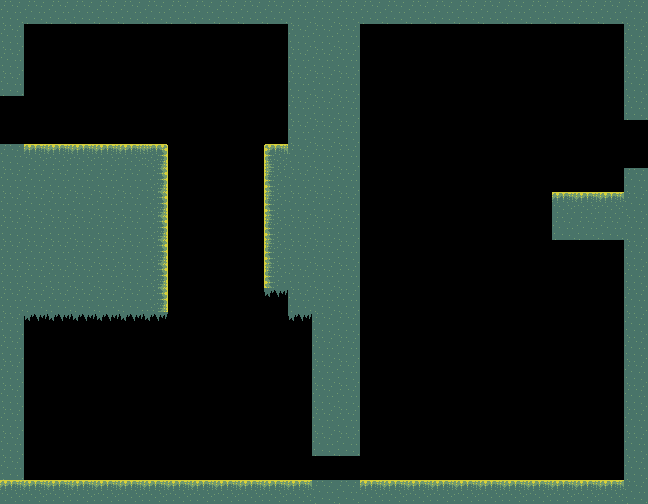

Tiled map render using the project's own tile images. Description and the map definition, with tile-layer contents summarised, below:
An orthogonal 27x21 tile map with 24x24 px tiles, 2 tile layers (Background, Foreground) and 9 objects (3x shroom, player1_start, mail, exit, blue_key, ...).

<map version="1.0" orientation="orthogonal" renderorder="right-down" width="27" height="21" tilewidth="24" tileheight="24" nextobjectid="37">
 <tileset firstgid="1" name="basic" tilewidth="24" tileheight="24" tilecount="168">
  <image source="../images/backgroud.png" width="168" height="576" />
  <tile id="0">
   <properties>
    <property name="type" value="ground" />
   </properties>
  </tile>
  <tile id="1">
   <properties>
    <property name="collide" value="false" />
   </properties>
  </tile>
  <tile id="7">
   <properties>
    <property name="type" value="ground" />
   </properties>
  </tile>
  <tile id="8">
   <properties>
    <property name="type" value="ground" />
   </properties>
  </tile>
  <tile id="12">
   <properties>
    <property name="type" value="climb_left" />
   </properties>
   <objectgroup draworder="index">
    <object id="0" x="0.21759" y="0.65277" width="3.04626" height="22.8469" />
   </objectgroup>
  </tile>
  <tile id="13">
   <properties>
    <property name="type" value="climb-right" />
   </properties>
  </tile>
  <tile id="20">
   <properties>
    <property name="id" value="door" />
   </properties>
  </tile>
  <tile id="24">
   <properties>
    <property name="id" value="larf" />
   </properties>
  </tile>
  <tile id="25">
   <properties>
    <property name="id" value="frogduck" />
   </properties>
  </tile>
  <tile id="27">
   <properties>
    <property name="id" value="shroom" />
   </properties>
  </tile>
  <tile id="30">
   <properties>
    <property name="type" value="mail" />
   </properties>
  </tile>
  <tile id="33">
   <properties>
    <property name="type" value="enterleft" />
   </properties>
  </tile>
  <tile id="37">
   <properties>
    <property name="type" value="player1_start" />
   </properties>
  </tile>
  <tile id="39">
   <properties>
    <property name="type" value="water" />
   </properties>
  </tile>
 </tileset>
 <layer name="Background" width="27" height="21">
  <properties>
   <property name="nocollide" value="true" />
   <property name="tileset" value="basic" />
  </properties>
  <data>[567 cells, 11 non-empty, 2 distinct tile ids]</data>
 </layer>
 <layer name="Foreground" width="27" height="21">
  <properties>
   <property name="tileset" value="basic" />
  </properties>
  <data>[567 cells, 188 non-empty, 6 distinct tile ids]</data>
 </layer>
 <objectgroup name="player">
  <object id="3" type="player1_start" x="48" y="72" width="24" height="24" />
 </objectgroup>
 <objectgroup name="collectables">
  <object id="12" type="mail" gid="31" x="586" y="92" width="24" height="24" />
  <object id="17" type="shroom" gid="28" x="192" y="480" width="24" height="24" />
  <object id="33" type="shroom" gid="28" x="216" y="480" width="24" height="24" />
  <object id="34" type="shroom" gid="28" x="240" y="480" width="24" height="24" />
 </objectgroup>
 <objectgroup name="exits">
  <object id="29" type="exit" x="0" y="96" width="24" height="48">
   <properties>
    <property name="dir" value="left" />
    <property name="where" value="level1" />
   </properties>
  </object>
  <object id="35" type="blue_key" gid="43" x="120" y="120" width="24" height="24" />
  <object id="36" type="blue_door" gid="21" x="312" y="480" width="24" height="24" />
 </objectgroup>
</map>